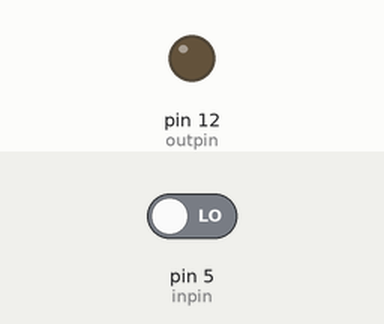
Recording of a sketch running on a simulated Arduino Uno, built with avr-gcc and run on an emulated ATmega328P. On the bench: output pins drawn as LEDs (lit = HIGH). The test bench sets the inputs (shaded band); at power-on: pin 5 (inpin) LOW.

Above: at 1.2 s.
1.3 s: pin 5 (inpin) driven HIGH
At 2.5 s:
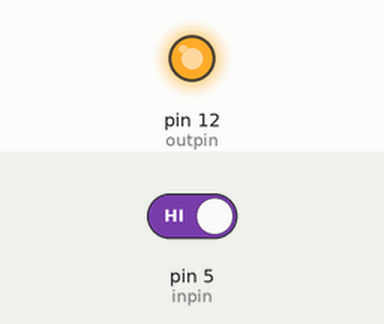
2.8 s: pin 5 (inpin) driven LOW
At 3.6 s:
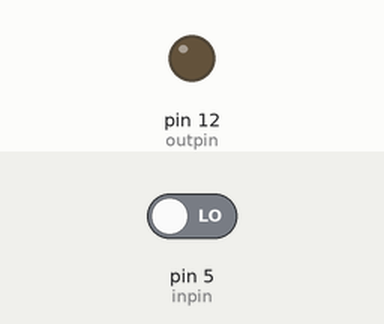
Timing chart, 0 to 5.8 s (numbered marks = the images above; inputs shaded):
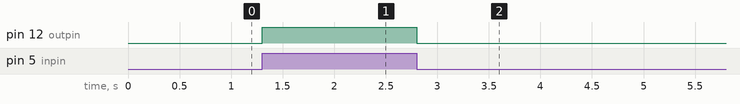

The sketch:

sketch_jan03a.ino
```cpp
int inpin = 5;
int outpin = 12;

void setup() {
  // put your setup code here, to run once:
  pinMode(inpin,INPUT);
  pinMode(outpin,OUTPUT);

}

void loop() {
  // put your main code here, to run repeatedly:
 if(digitalRead(inpin))
 {
  digitalWrite(outpin,HIGH);
 }else
 {
  digitalWrite(outpin,LOW);
 }
}
```

Measured:
- after the input at 1.3 s, pin 12 (outpin): LOW → HIGH at once
- after the input at 2.8 s, pin 12 (outpin): HIGH → LOW at once
